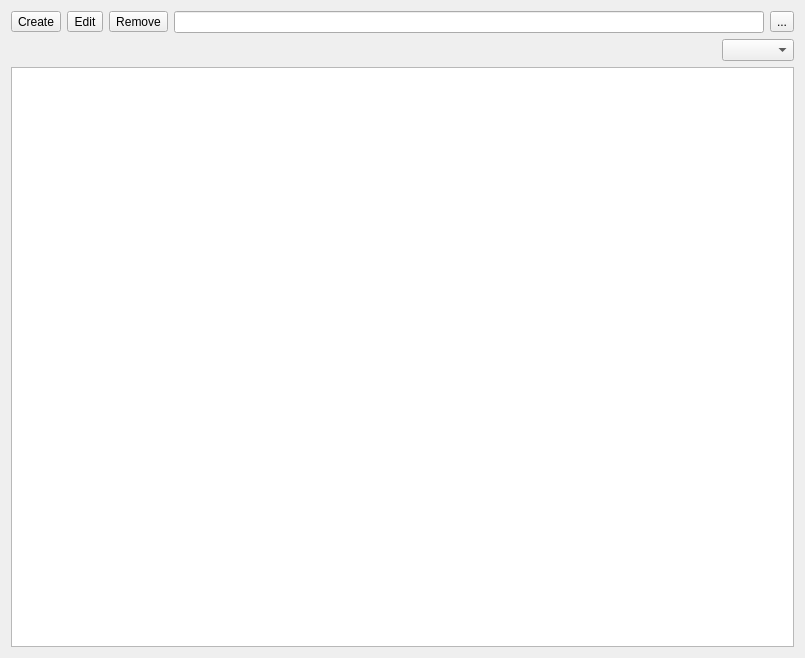
<?xml version="1.0" encoding="UTF-8"?>
<ui version="4.0">
 <class>BrowserWidget</class>
 <widget class="QWidget" name="BrowserWidget">
  <property name="geometry">
   <rect>
    <x>0</x>
    <y>0</y>
    <width>805</width>
    <height>658</height>
   </rect>
  </property>
  <property name="windowTitle">
   <string>Form</string>
  </property>
  <layout class="QVBoxLayout" name="verticalLayout">
   <item>
    <layout class="QHBoxLayout" name="horizontalLayout">
     <item>
      <widget class="QToolButton" name="create">
       <property name="text">
        <string>Create</string>
       </property>
      </widget>
     </item>
     <item>
      <widget class="QToolButton" name="edit">
       <property name="text">
        <string>Edit</string>
       </property>
      </widget>
     </item>
     <item>
      <widget class="QToolButton" name="remove">
       <property name="text">
        <string>Remove</string>
       </property>
      </widget>
     </item>
     <item>
      <widget class="QLineEdit" name="filter"/>
     </item>
     <item>
      <widget class="QToolButton" name="toolButton">
       <property name="text">
        <string>...</string>
       </property>
      </widget>
     </item>
    </layout>
   </item>
   <item>
    <layout class="QHBoxLayout" name="horizontalLayout_2">
     <property name="leftMargin">
      <number>0</number>
     </property>
     <property name="topMargin">
      <number>0</number>
     </property>
     <item>
      <spacer name="horizontalSpacer">
       <property name="orientation">
        <enum>Qt::Horizontal</enum>
       </property>
       <property name="sizeHint" stdset="0">
        <size>
         <width>40</width>
         <height>20</height>
        </size>
       </property>
      </spacer>
     </item>
     <item>
      <widget class="QComboBox" name="comboBox"/>
     </item>
    </layout>
   </item>
   <item>
    <widget class="QListWidget" name="listWidget">
     <property name="frameShape">
      <enum>QFrame::StyledPanel</enum>
     </property>
     <property name="frameShadow">
      <enum>QFrame::Sunken</enum>
     </property>
    </widget>
   </item>
  </layout>
 </widget>
 <resources/>
 <connections/>
</ui>
